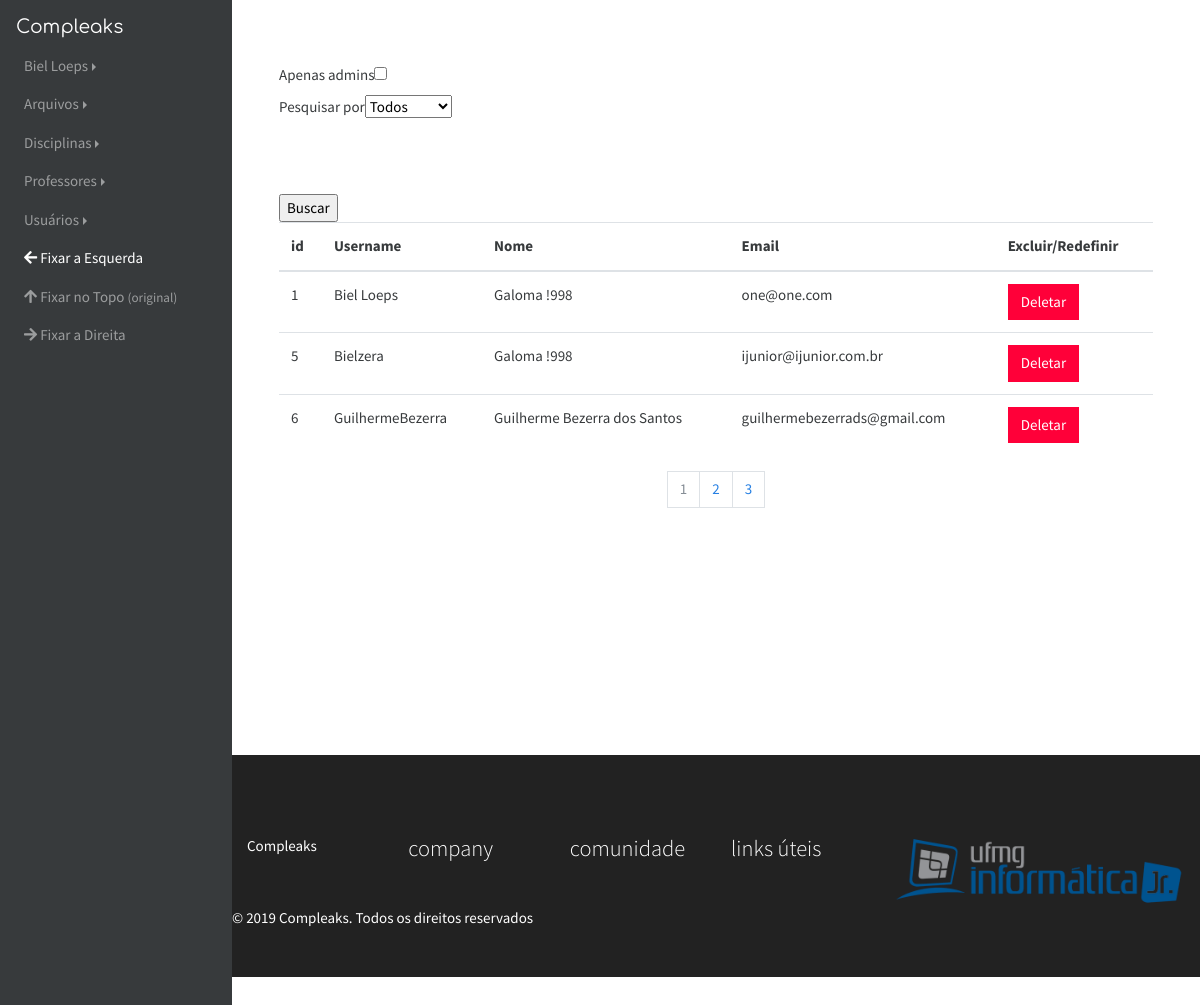
/usuarios/busca (signed in), run on an earlier commit of the app's database.
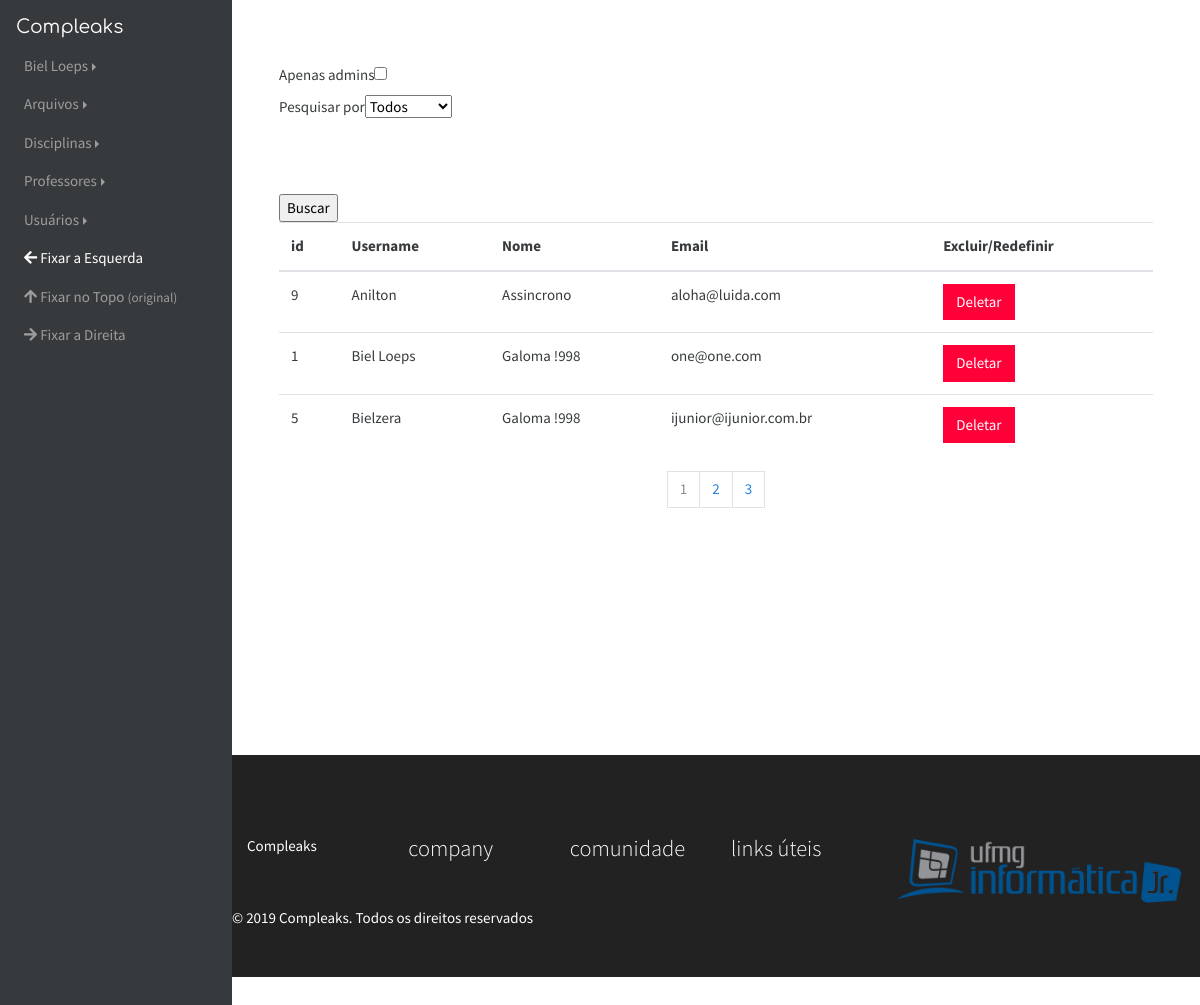
And on a later commit of the database.
### compleaks/usuarios/models.py (models this page shows, shortened)
class Usuario(db.Model, UserMixin):
	__tablename__ = 'usuarios'
	id = db.Column(db.Integer, primary_key=True)
	username = db.Column(db.String(30), unique=True)
	hhash = db.Column(db.String)
	nome = db.Column(db.String(120))
	email = db.Column(db.String(120), unique=True)
	curso = db.Column(db.String(64))
	periodo = db.Column(db.Integer)
	is_admin = db.Column(db.Integer)
	data_criacao = db.Column(db.DateTime, default=datetime.now())
	ativado = db.Column(db.Boolean)
	data_deletado = db.Column(db.DateTime, nullable=True)
	id_deletor = db.Column(db.Integer, nullable=True)
	motivo_delete = db.Column(db.String(120), nullable=True)
	arquivos = db.relationship('Arquivo', backref='author', lazy=True)

### compleaks/usuarios/views.py (the view, shortened to what this page needs)
@usuarios.route('/busca/<int:admin>/<int:filtro>/<pesquisa>', methods=['POST', 'GET'])
@usuarios.route('/busca',defaults={"filtro":None,"admin":None,"pesquisa":None}, methods=['POST', 'GET'])
@login_required
def buscar(admin,filtro,pesquisa):
	form = BuscarUsuarioForm()
	page = request.args.get('page', 1, type=int)
	users = Usuario.query.order_by(Usuario.username).paginate(page=page, per_page=3)
	print(len(users.items))
	existe_user = True
	navigation_data = []
	navigation_data.append(filtro)
	navigation_data.append(admin)
	navigation_data.append(pesquisa)
	return render_template('buscar_user.html',admin_only=False, users=users, existe_user=existe_user, navigation_data=navigation_data, form=form)

### compleaks/usuarios/forms.py
class BuscarUsuarioForm(FlaskForm):
	filtrar = SelectField("Pesquisar por", choices=[('0','Todos'),('1','Username'),
												('2','Nome'), ('3','Email')])
	administrators = BooleanField("Apenas admins")
	username = StringField("Username")
	nome = StringField("Nome completo")
	email = StringField("Email")
	submit = SubmitField("Buscar")

### compleaks/usuarios/models.py (called while the page is built)
@login_manager.user_loader
def load_user(user_id):
    return Usuario.query.get(user_id)

### compleaks/usuarios/templates/usuarios/buscar_user.html (shortened to what this page needs)
{% extends "ver_consulta.html" %}
{% block content %}
<form method="POST">
    {{ form.administrators.label }}{{ form.administrators }}
    <br/>
    {{ form.filtrar.label }}{{ form.filtrar(id="filtro") }}
    <br/>
    <br>
    <br>
    <br>
    {{ form.submit(onkeydown="concerta();") }}
</form>
    {% block resultado %}
        {{ super() }}
    {% endblock %}
{% endblock %}

### compleaks/usuarios/templates/usuarios/ver_consulta.html (shortened to what this page needs)
{% extends "base.html" %}
{% block resultado %}
{% if existe_user %}
    {% if current_user.is_admin %}
    <table class="table table-hover">
        <thead>
        <tr>
            <th scope="col">id</th>
            <th scope="col">Username</th>
            <th scope="col">Nome</th>
            <th scope="col">Email</th>
            <th scope="col">Excluir/Redefinir</th>
        </tr>
        </thead>
        <tbody>
            {% for user in users.items %}
                {% if (not admin_only) or user.is_admin %}
                    {% if not user.ativado %}
                        <tr class="table-danger">
                    {% else %}
                        <tr >
                    {% endif %}
                        <td scope="row"> {{user.id}} </td>
                        <td> {{user.username}} </td>
                        <td> {{user.nome}} </td>
                        <td> {{user.email}} </td>
                            <td>
                                {% if not user.ativado %}
                                    <button type="button" class="btn btn-danger" data-toggle="modal"  data-target="#red_confirm{{user.id}}" >Redefinir</button>
                                {%else%}
                                    <button type="button" class="btn btn-danger" data-toggle="modal"  data-target="#del_confirm{{user.id}}" >Deletar</button>
                                {% endif %}
                            </td>
                        </tr>
                    {% endif %}
                {% endfor %}
        </tbody>
    </table>
    <nav aria-label="Page navigation example">
        <ul class="pagination justify-content-center">
            {% for page_num in users.iter_pages(left_edge=1, right_edge=1, left_current=1, right_current=2) %}
                {% if users.page == page_num and page_num %}
                    <li class="page-item disabled">
                        {% if not navigation_data[0] %}
                            <a class="page-link" href="{{ url_for('usuarios.buscar', page=page_num) }}">{{ page_num }}</a></li>
                        {% else %}
                            <a class="page-link" href="{{ url_for('usuarios.buscar', page=page_num, filtro=navigation_data[0], admin=navigation_data[1], pesquisa=navigation_data[2]) }}">{{ page_num }}</a></li>
                        {% endif %}
                {% elif page_num %}
                    <li class="page-item">
                        {% if not navigation_data[0] %}
                            <a class="page-link" href="{{ url_for('usuarios.buscar', page=page_num) }}">{{ page_num }}</a></li>
                        {% else %}
                            <a class="page-link" href="{{ url_for('usuarios.buscar', page=page_num, filtro=navigation_data[0], admin=navigation_data[1], pesquisa=navigation_data[2]) }}">{{ page_num }}</a></li>
                        {% endif %}
                {% else %}
                    ...
                {% endif %}
            {% endfor %}
        </ul>
    </nav>
    {% endif %}
    {% else %}
    <br/>
    <div class="text-center">
        <h1 >Nenhum Resultado Encontrado</h1>
    </div>
    {% endif %}
  {% endblock %}

### compleaks/templates/base.html (shortened to what the changed rows need)
<!doctype html>
<html lang="pt-br"><head>
    <link rel="stylesheet" href="{{url_for('static', filename='images/Preloader_5.gif')}}">
    <link rel="stylesheet" href="{{url_for('static', filename='fonts/stilosa.css')}}">
    <link rel="stylesheet" href="{{url_for('static', filename='css/estilos.css')}}">
    <link rel="stylesheet" href="{{url_for('static', filename='css/component.css')}}">
     <link rel="stylesheet" href="https://stackpath.bootstrapcdn.com/bootswatch/4.3.1/cosmo/bootstrap.min.css">
    <link rel="stylesheet" href="https://cdnjs.cloudflare.com/ajax/libs/font-awesome/4.7.0/css/font-awesome.min.css">
    <link rel="stylesheet" href="{{url_for('static', filename='css/navbar-fixed-right.min.css')}}">
    <link rel="stylesheet" href="{{url_for('static', filename='css/navbar-fixed-left.min.css')}}">
    <link rel="stylesheet" href="{{url_for('static', filename='css/docs.css')}}">
    <link rel="stylesheet" href="{{url_for('static', filename='css/tamanhos.css')}}">
  <link rel="stylesheet" href="https://use.fontawesome.com/releases/v5.7.1/css/all.css">
</head>
<body style="margin-left: 0px; margin-right: 0px; padding-top: 90px;">
    <nav class="navbar navbar-expand-md navbar-dark bg-dark fixed-top">
        <div class="navbar-collapse collapse" id="navbarsExampleDefault">
            <ul class="navbar-nav">
                {% if not current_user.is_authenticated %}
                <li class="nav-item">
                    <a class="nav-link" data-toggle="modal" data-target="#loginModal">Log In</a>
                </li>
                <li class="nav-item">
                    <a class="nav-link" href="{{url_for('usuarios.adicionar')}}">Cadastrar-se</a>
                </li>
                {% else %}
                <li class="nav-item dropdown">
                    <a class="nav-link dropdown-toggle" data-toggle="dropdown" aria-haspopup="true" aria-expanded="false">{{current_user.username}}</a>
                </li>
                {% endif %}
            </ul>
        </div>
    </nav>
    {% block divisao %}
    <div class="container-fluid">
        <div class="jumbotron" style="background-color: white;">
            {% endblock %}
        {% block content %}
        {% endblock %}
    </div>
</div>
<br/>
<br/>
<br/>
<br/>
<br/>
<br/>
</body></html>

What changed in the data, as far as the page shows it:
no longer on this page (row unchanged): Usuario: id "6", username "GuilhermeBezerra", nome "Guilherme Bezerra dos Santos", email "guilhermebezerrads@gmail.com"
added Usuario: id "9", username "Anilton", nome "Assincrono", email "aloha@luida.com"
